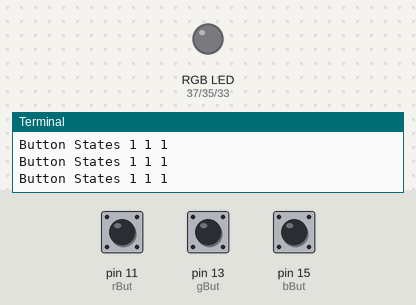
Recording of a program running on a simulated Raspberry Pi (header pin numbers). On the bench: an RGB LED mixed from three pins (HIGH = lit), the last lines printed to the terminal. The inputs (shaded band) are chosen by the test bench; at power-on: pin 11 (rBut) HIGH, pin 13 (gBut) HIGH, pin 15 (bBut) HIGH.

Above: at 1.2 s.
1.3 s: pin 11 (rBut) pulled LOW for 0.15 s
At 2.7 s:
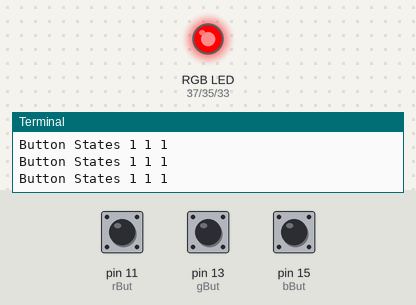
3.0 s: pin 13 (gBut) pulled LOW for 0.15 s
At 4.3 s:
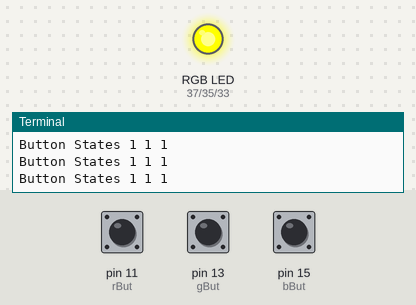
4.7 s: pin 15 (bBut) pulled LOW for 0.15 s
At 5.8 s:
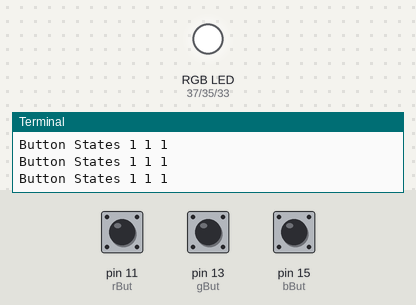
6.4 s: pin 11 (rBut) pulled LOW for 1 s
At 7.9 s:
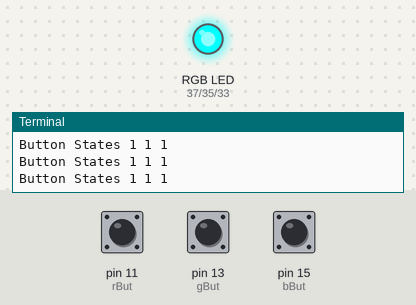
8.9 s: pin 13 (gBut) pulled LOW for 1 s
At 11.1 s:
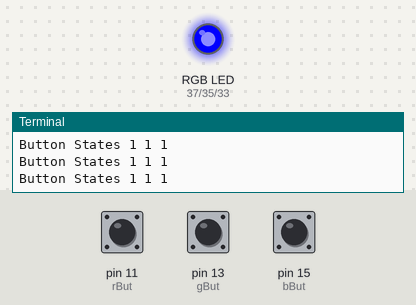
11.4 s: pin 11 (rBut) pulled LOW for 0.15 s
At 12.8 s:
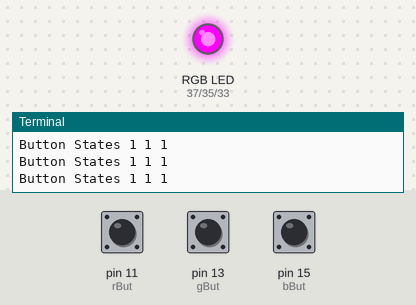
Timing chart, 0 to 14.1 s (numbered marks = the images above; inputs shaded):
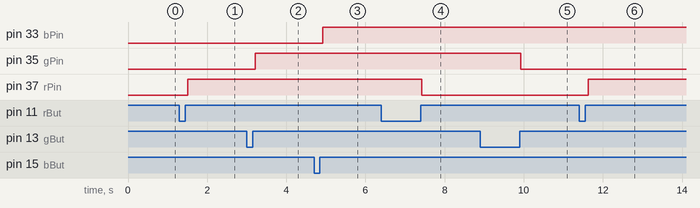

The program:

myRGBbutton.py
```python
import RPi.GPIO as GPIO
from time import sleep

dt = .1
rPin = 37
gPin = 35
bPin = 33

rBut = 11
gBut = 13
bBut = 15

rButState = 1
rButStateOld = 1

gButState = 1
gButStateOld = 1

bButState = 1
bButStateOld = 1

rLEDstate = 0
gLEDstate = 0
bLEDstate = 0

GPIO.setmode(GPIO.BOARD)
GPIO.setup(rPin, GPIO.OUT)
GPIO.setup(gPin, GPIO.OUT)
GPIO.setup(bPin, GPIO.OUT)

GPIO.setup(rBut, GPIO.IN, pull_up_down = GPIO.PUD_UP)
GPIO.setup(gBut, GPIO.IN, pull_up_down = GPIO.PUD_UP)
GPIO.setup(bBut, GPIO.IN, pull_up_down = GPIO.PUD_UP)

try:
	while True:
		rButState = GPIO.input(rBut)
		gButState = GPIO.input(gBut)
		bButState = GPIO.input(bBut)
		print('Button States', rButState, gButState, bButState)
		if rButState == 1 and rButStateOld == 0:
			print('Red Channel Registered')
			rLEDstate = not rLEDstate
			GPIO.output(rPin, rLEDstate)
		if gButState == 1 and gButStateOld == 0:
                        print('Green Channel Registered')
                        gLEDstate = not gLEDstate
                        GPIO.output(gPin, gLEDstate)
		if bButState == 1 and bButStateOld == 0:
                        print('Blue Channel Registered')
                        bLEDstate = not bLEDstate
                        GPIO.output(bPin, bLEDstate)
		rButStateOld = rButState
		gButStateOld = gButState
		bButStateOld = bButState
		sleep(dt)

except KeyboardInterrupt:
	GPIO.cleanup()
	print('GPIO Clean')
```

Measured:
- after the input at 1.3 s, pin 37 (rPin): LOW → HIGH after 0.21 s
- after the input at 3.0 s, pin 35 (gPin): LOW → HIGH after 0.21 s
- after the input at 4.7 s, pin 33 (bPin): LOW → HIGH after 0.22 s
- after the input at 6.4 s, pin 37 (rPin): HIGH → LOW after 1.0 s
- after the input at 8.9 s, pin 35 (gPin): HIGH → LOW after 1.0 s
- after the input at 11.4 s, pin 37 (rPin): LOW → HIGH after 0.23 s
